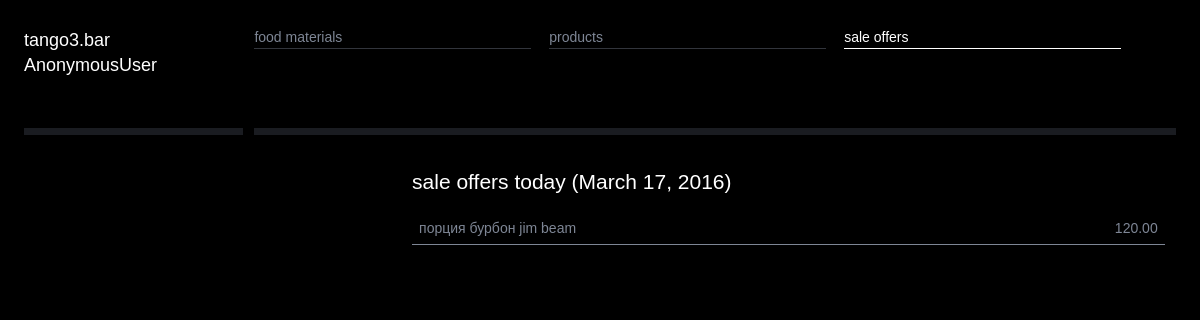
The page /bar/sale_offer_list on the database as committed earlier.
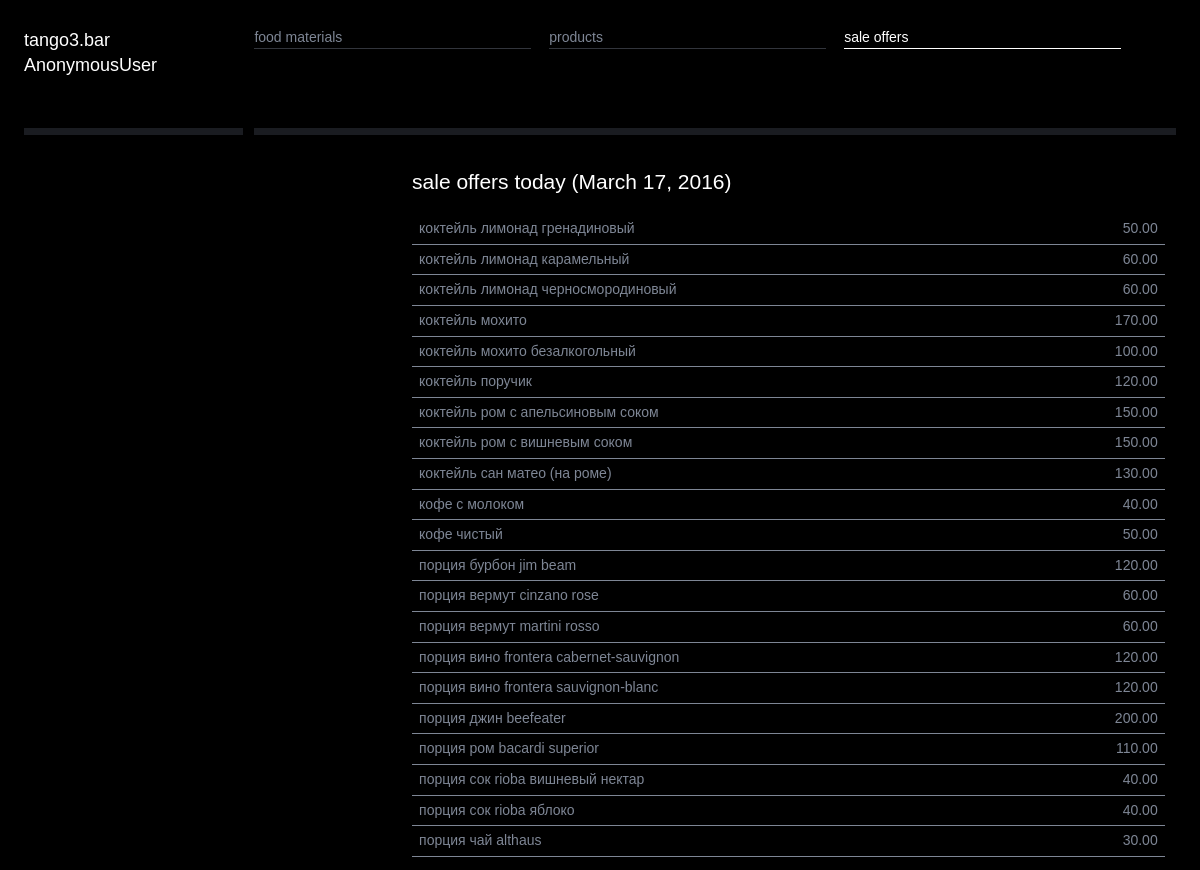
The same page on the database as committed later.
### bar/models.py (models this page shows, shortened)
class SaleOffer(models.Model):
	product = models.ForeignKey(Product)
	day     = models.ForeignKey(WorkDay)
	cost    = models.DecimalField(max_digits=8, decimal_places=2, default=decimal.Decimal('0.00'))
	price   = models.DecimalField(max_digits=8, decimal_places=2, default=decimal.Decimal('0.00'))
	class Meta:
		ordering = ('product__name',)

class Product(models.Model):
	name        = models.CharField(max_length=200)
	recipe      = models.OneToOneField(Recipe)
	fixed_price = models.DecimalField(max_digits=8, decimal_places=2, default=0)
	rounding    = models.DecimalField(max_digits=8, decimal_places=2, default=1)
	markup      = models.DecimalField(max_digits=8, decimal_places=2, default=1)
	is_active   = models.BooleanField(default=False)

### bar/views.py (the view)
class SaleOfferListView(generic.ListView):
	model               = SaleOffer
	template_name       = 'bar/sale_offer_list.html'
	context_object_name = 'sale_offers'
	def get_queryset(self):
		day = WorkDay.get_current()
		return SaleOffer.objects.filter(day=day)
	def get_context_data(self, **kwargs):
		context = super(SaleOfferListView, self).get_context_data(**kwargs)
		context['user']  = self.request.user
		context['today'] = WorkDay.get_current()
		return context

### bar/models.py (called while the page is built)
	@staticmethod
	def get_current():
		return WorkDay.objects.get(is_current=True)

### bar/templates/bar/sale_offer_list.html (shortened to what this page needs)
<!doctype html>
<html lang="en">
<head>
	{% load staticfiles %}
	<link rel="stylesheet" href={% static "css/style.css" %}>
</head>
<body>
	<div class="container">
		<header class="header clearfix">
			<div class="logo">
				tango3.bar<br/>
				{{ user }}
			</div>
			<nav class="menu_main">
				<ul>
					<li><a href={% url 'bar:food_material_list' %}>food materials</a></li>
					<li><a href={% url 'bar:product_list' %}>products</a></li>
					<li class="active"><a href={% url 'bar:sale_offer_list' %}>sale offers</a></li>
				</ul>
			</nav>
		</header>
		<div class="info">
			<article class="article clearfix">
				<div class="col_33">
				</div>
				<div class="col_66">
					{% if sale_offers %}
						<h2>sale offers today ({{ today.date }})</h2>
						<table class='table'>
							{% for sale_offer in sale_offers %}
								<tr>
									<td>{{ sale_offer.product.name }}</td>
									<td align='right'>{{ sale_offer.price }}</td>
								<tr>
							{% endfor %}
						</table>
					{% else %}
						no records
					{% endif %}
				</div>
			</article>
		</div>
	</div>
</body>

Rows that differ between the two databases and show on the page:
added SaleOffer: product.name "коктейль лимонад гренадиновый", price "50.00"
added SaleOffer: product.name "коктейль лимонад карамельный", price "60.00"
added SaleOffer: product.name "коктейль лимонад черносмородиновый", price "60.00"
added SaleOffer: product.name "коктейль мохито", price "170.00"
added SaleOffer: product.name "коктейль мохито безалкогольный", price "100.00"
added SaleOffer: product.name "коктейль поручик", price "120.00"
added SaleOffer: product.name "коктейль ром с апельсиновым соком", price "150.00"
added SaleOffer: product.name "коктейль ром с вишневым соком", price "150.00"
added SaleOffer: product.name "коктейль сан матео (на роме)", price "130.00"
added SaleOffer: product.name "кофе с молоком", price "40.00"
added SaleOffer: product.name "кофе чистый", price "50.00"
added SaleOffer: product.name "порция вермут cinzano rose", price "60.00"
added SaleOffer: product.name "порция вермут martini rosso", price "60.00"
added SaleOffer: product.name "порция вино frontera cabernet-sauvignon", price "120.00"
added SaleOffer: product.name "порция вино frontera sauvignon-blanc", price "120.00"
added SaleOffer: product.name "порция джин beefeater", price "200.00"
added SaleOffer: product.name "порция ром bacardi superior", price "110.00"
added SaleOffer: product.name "порция сок rioba вишневый нектар", price "40.00"
added SaleOffer: product.name "порция сок rioba яблоко", price "40.00"
added SaleOffer: product.name "порция чай althaus", price "30.00"
